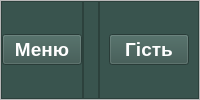
       <widget class="QFrame" name="upper_frame">
        <property name="sizePolicy">
         <sizepolicy hsizetype="Minimum" vsizetype="Minimum">
          <horstretch>0</horstretch>
          <verstretch>0</verstretch>
         </sizepolicy>
        </property>
        <property name="frameShape">
         <enum>QFrame::StyledPanel</enum>
        </property>
        <property name="frameShadow">
         <enum>QFrame::Raised</enum>
        </property>
        <layout class="QHBoxLayout" name="horizontalLayout_7">
         <property name="spacing">
          <number>0</number>
         </property>
         <property name="leftMargin">
          <number>0</number>
         </property>
         <property name="topMargin">
          <number>0</number>
         </property>
         <property name="rightMargin">
          <number>0</number>
         </property>
         <property name="bottomMargin">
          <number>0</number>
         </property>
         <item alignment="Qt::AlignLeft">
          <widget class="QFrame" name="right_menu_frame">
           <property name="styleSheet">
            <string notr="true">background-color: rgb(57, 84, 78);</string>
           </property>
           <property name="frameShape">
            <enum>QFrame::StyledPanel</enum>
           </property>
           <property name="frameShadow">
            <enum>QFrame::Raised</enum>
           </property>
           <layout class="QHBoxLayout" name="horizontalLayout_11">
            <property name="spacing">
             <number>0</number>
            </property>
            <property name="leftMargin">
             <number>0</number>
            </property>
            <property name="topMargin">
             <number>0</number>
            </property>
            <property name="rightMargin">
             <number>0</number>
            </property>
            <property name="bottomMargin">
             <number>0</number>
            </property>
            <item alignment="Qt::AlignLeft">
             <widget class="QPushButton" name="menu_button">
              <property name="font">
               <font>
                <pointsize>14</pointsize>
                <weight>75</weight>
                <bold>true</bold>
               </font>
              </property>
              <property name="cursor">
               <cursorShape>PointingHandCursor</cursorShape>
              </property>
              <property name="styleSheet">
               <string notr="true">color: rgb(255, 255, 255);</string>
              </property>
              <property name="text">
               <string>Меню</string>
              </property>
              <property name="icon">
               <iconset resource="icons.qrc">
                <normaloff>:/icons/icons/menu_24dp_FFFFFF_FILL0_wght400_GRAD0_opsz24.png</normaloff>:/icons/icons/menu_24dp_FFFFFF_FILL0_wght400_GRAD0_opsz24.png</iconset>
              </property>
              <property name="iconSize">
               <size>
                <width>40</width>
                <height>40</height>
               </size>
              </property>
             </widget>
            </item>
           </layout>
          </widget>
         </item>
         <item>
          <widget class="QFrame" name="central_frame">
           <property name="sizePolicy">
            <sizepolicy hsizetype="Expanding" vsizetype="Preferred">
             <horstretch>0</horstretch>
             <verstretch>0</verstretch>
            </sizepolicy>
           </property>
           <property name="styleSheet">
            <string notr="true">background-color: rgb(57, 84, 78);</string>
           </property>
           <property name="frameShape">
            <enum>QFrame::StyledPanel</enum>
           </property>
           <property name="frameShadow">
            <enum>QFrame::Raised</enum>
           </property>
          </widget>
         </item>
         <item alignment="Qt::AlignRight">
          <widget class="QFrame" name="left_frame">
           <property name="styleSheet">
            <string notr="true">background-color: rgb(57, 84, 78);</string>
           </property>
           <property name="frameShape">
            <enum>QFrame::StyledPanel</enum>
           </property>
           <property name="frameShadow">
            <enum>QFrame::Raised</enum>
           </property>
           <layout class="QHBoxLayout" name="horizontalLayout_10">
            <item>
             <widget class="QPushButton" name="account_button">
              <property name="font">
               <font>
                <pointsize>14</pointsize>
                <weight>75</weight>
                <bold>true</bold>
               </font>
              </property>
              <property name="cursor">
               <cursorShape>PointingHandCursor</cursorShape>
              </property>
              <property name="styleSheet">
               <string notr="true">color: rgb(255, 255, 255);</string>
              </property>
              <property name="text">
               <string>Гість</string>
              </property>
              <property name="icon">
               <iconset resource="icons.qrc">
                <normaloff>:/icons/icons/account_circle_24dp_FFFFFF_FILL0_wght400_GRAD0_opsz24 – копія.png</normaloff>:/icons/icons/account_circle_24dp_FFFFFF_FILL0_wght400_GRAD0_opsz24 – копія.png</iconset>
              </property>
              <property name="iconSize">
               <size>
                <width>40</width>
                <height>40</height>
               </size>
              </property>
             </widget>
            </item>
           </layout>
          </widget>
         </item>
        </layout>
       </widget>
